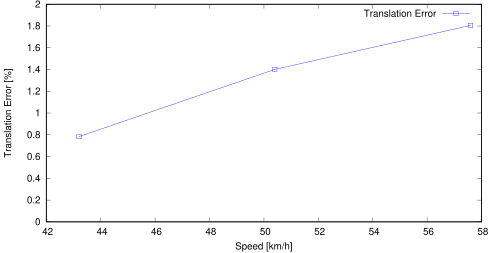

Recreate this plot in gnuplot.
set term postscript eps enhanced color
set output "04_avg_ts.eps"
set size ratio 0.5
set yrange [0:*]
set xlabel "Speed [km/h]"
set ylabel "Translation Error [%]"
plot "04_avg_ts.txt" using ($1*3.6):($2*100) title 'Translation Error' lc rgb "#0000FF" pt 4 w linespoints
